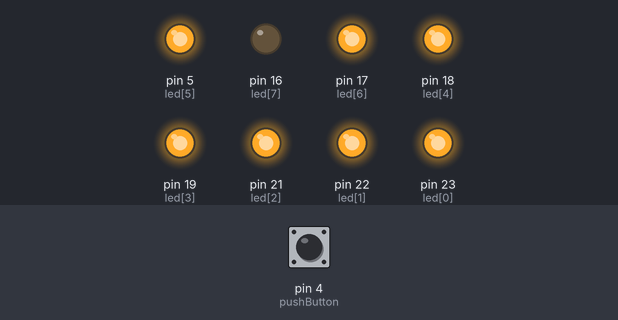
Bench run of a sketch on a simulated Arduino Mega 2560, built with avr-gcc and run on an emulated ATmega2560. Shown: output pins drawn as LEDs (lit = HIGH). Inputs (shaded band) come from the test bench; at power-on: pin 4 (pushButton) HIGH.

Above: at 0.05 s.
At 0.35 s:
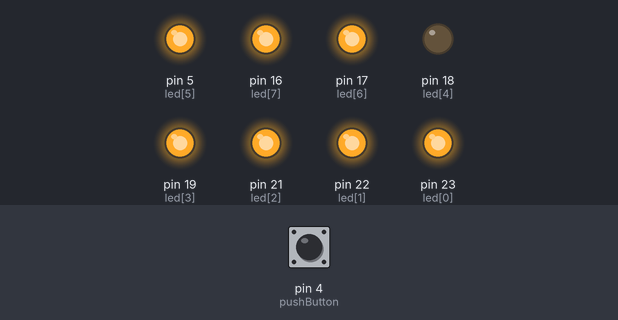
At 0.75 s:
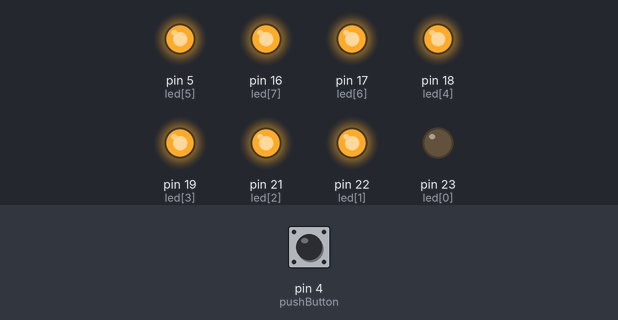
At 1.45 s:
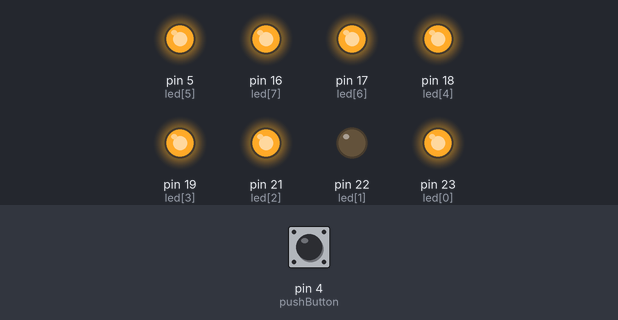
At 2.15 s:
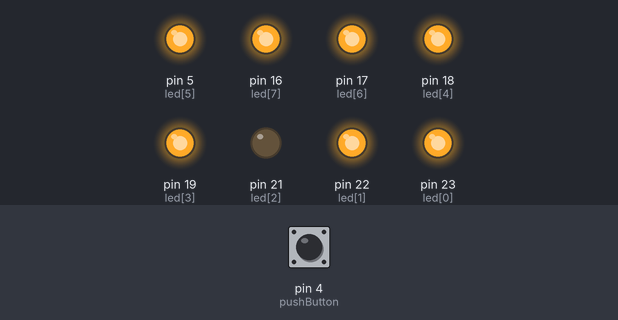
At 2.85 s:
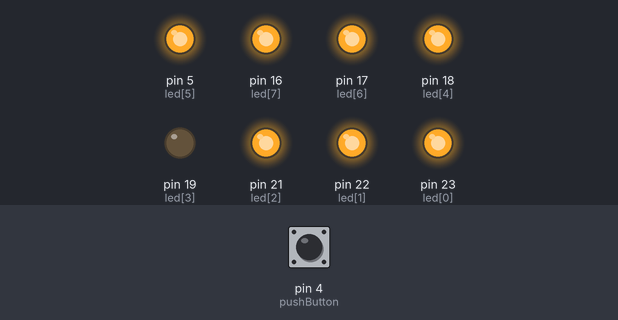
Timing chart, 0 to 3.1 s (numbered marks = the images above):
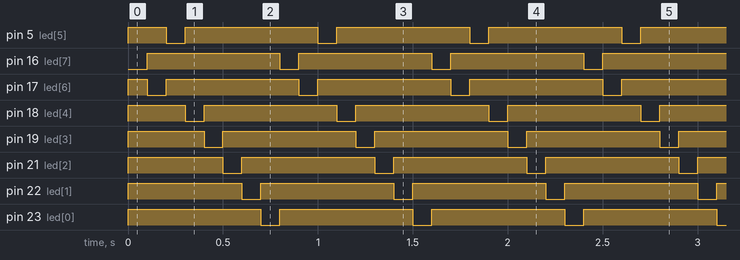

Measured:
- by itself, pin 5 (led[5]), pin 16 (led[7]), pin 17 (led[6]), pin 18 (led[4]), pin 19 (led[3]), pin 21 (led[2]), pin 22 (led[1]), pin 23 (led[0]): alternates HIGH for 0.70 s and LOW for 0.10 s
- by itself, everything shown: repeats every 0.80 s, in 8 steps

The sketch:

1.4.ino
```cpp
int led[] = {23, 22, 21, 19, 18, 5, 17, 16};
int pushButton = 4;

void setup() {
  Serial.begin(9600);
  pinMode(pushButton, INPUT_PULLUP);
  for(int i = 0 ; i < 8 ; i++){
     pinMode(led[i], OUTPUT);
     digitalWrite(led[i], HIGH);
  }

}

void loop() {
  int buttonState = digitalRead(pushButton);
  if(buttonState == LOW){
    for(int i = 0 ; i < 8 ; i++){
      if(digitalRead(pushButton) == HIGH) break;
      digitalWrite(led[i], LOW);
      delay(100);
      digitalWrite(led[i], HIGH);
    }
  }else{
    for(int i = 7 ; i >= 0 ; i--){
      if(digitalRead(pushButton) == LOW) break;
      digitalWrite(led[i], LOW);
      delay(100);
      digitalWrite(led[i], HIGH);
    }
  }
}
```
